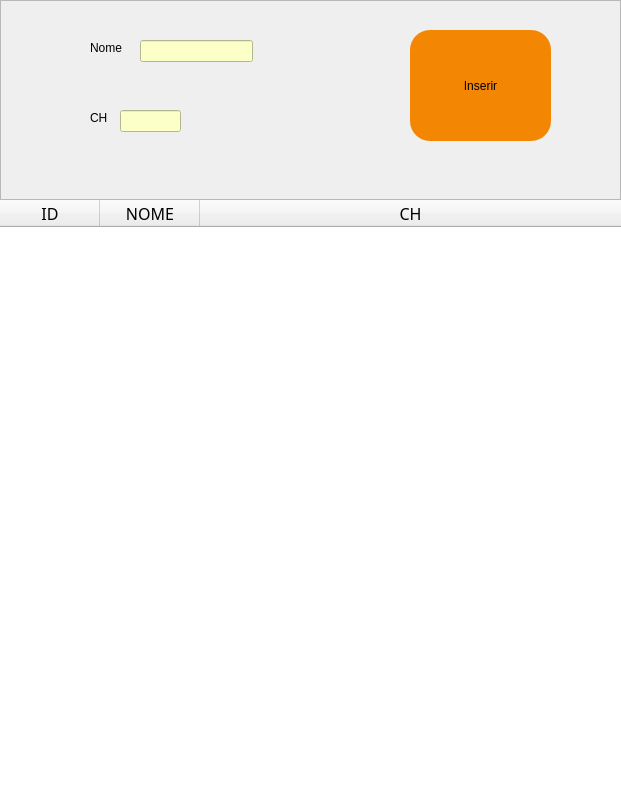
<?xml version="1.0" encoding="UTF-8"?>
<ui version="4.0">
 <class>Curso</class>
 <widget class="QWidget" name="Curso">
  <property name="geometry">
   <rect>
    <x>0</x>
    <y>0</y>
    <width>621</width>
    <height>800</height>
   </rect>
  </property>
  <property name="minimumSize">
   <size>
    <width>600</width>
    <height>800</height>
   </size>
  </property>
  <property name="windowTitle">
   <string>Curso</string>
  </property>
  <property name="accessibleName">
   <string/>
  </property>
  <layout class="QVBoxLayout" name="verticalLayout">
   <property name="spacing">
    <number>0</number>
   </property>
   <property name="leftMargin">
    <number>0</number>
   </property>
   <property name="topMargin">
    <number>0</number>
   </property>
   <property name="rightMargin">
    <number>0</number>
   </property>
   <property name="bottomMargin">
    <number>0</number>
   </property>
   <item>
    <widget class="QFrame" name="frame">
     <property name="minimumSize">
      <size>
       <width>0</width>
       <height>200</height>
      </size>
     </property>
     <property name="maximumSize">
      <size>
       <width>16777215</width>
       <height>200</height>
      </size>
     </property>
     <property name="frameShape">
      <enum>QFrame::Shape::StyledPanel</enum>
     </property>
     <property name="frameShadow">
      <enum>QFrame::Shadow::Raised</enum>
     </property>
     <widget class="QLabel" name="label">
      <property name="geometry">
       <rect>
        <x>90</x>
        <y>40</y>
        <width>49</width>
        <height>16</height>
       </rect>
      </property>
      <property name="text">
       <string>Nome</string>
      </property>
     </widget>
     <widget class="QLabel" name="label_2">
      <property name="geometry">
       <rect>
        <x>90</x>
        <y>110</y>
        <width>49</width>
        <height>16</height>
       </rect>
      </property>
      <property name="text">
       <string>&lt;html&gt;&lt;head/&gt;&lt;body&gt;&lt;p&gt;CH&lt;/p&gt;&lt;/body&gt;&lt;/html&gt;</string>
      </property>
     </widget>
     <widget class="QLineEdit" name="edtNome">
      <property name="geometry">
       <rect>
        <x>140</x>
        <y>40</y>
        <width>113</width>
        <height>22</height>
       </rect>
      </property>
      <property name="styleSheet">
       <string notr="true">background-color: rgb(252, 255, 199);</string>
      </property>
     </widget>
     <widget class="QLineEdit" name="ednCH">
      <property name="geometry">
       <rect>
        <x>120</x>
        <y>110</y>
        <width>61</width>
        <height>22</height>
       </rect>
      </property>
      <property name="styleSheet">
       <string notr="true">background-color: rgb(252, 255, 199);</string>
      </property>
     </widget>
     <widget class="QPushButton" name="pushButton">
      <property name="geometry">
       <rect>
        <x>410</x>
        <y>30</y>
        <width>141</width>
        <height>111</height>
       </rect>
      </property>
      <property name="styleSheet">
       <string notr="true">border-radius:20px;
background-color: rgb(243, 134, 2);</string>
      </property>
      <property name="text">
       <string>Inserir</string>
      </property>
     </widget>
    </widget>
   </item>
   <item>
    <widget class="QTableWidget" name="tableWidget">
     <property name="frameShape">
      <enum>QFrame::Shape::NoFrame</enum>
     </property>
     <property name="frameShadow">
      <enum>QFrame::Shadow::Sunken</enum>
     </property>
     <property name="alternatingRowColors">
      <bool>true</bool>
     </property>
     <property name="gridStyle">
      <enum>Qt::PenStyle::SolidLine</enum>
     </property>
     <attribute name="horizontalHeaderCascadingSectionResizes">
      <bool>false</bool>
     </attribute>
     <attribute name="horizontalHeaderShowSortIndicator" stdset="0">
      <bool>false</bool>
     </attribute>
     <attribute name="horizontalHeaderStretchLastSection">
      <bool>true</bool>
     </attribute>
     <attribute name="verticalHeaderShowSortIndicator" stdset="0">
      <bool>false</bool>
     </attribute>
     <attribute name="verticalHeaderStretchLastSection">
      <bool>false</bool>
     </attribute>
     <column>
      <property name="text">
       <string>ID</string>
      </property>
      <property name="font">
       <font>
        <family>Impact</family>
        <pointsize>12</pointsize>
       </font>
      </property>
     </column>
     <column>
      <property name="text">
       <string>NOME</string>
      </property>
      <property name="font">
       <font>
        <family>Impact</family>
        <pointsize>12</pointsize>
       </font>
      </property>
     </column>
     <column>
      <property name="text">
       <string>CH</string>
      </property>
      <property name="font">
       <font>
        <family>Impact</family>
        <pointsize>12</pointsize>
       </font>
      </property>
     </column>
    </widget>
   </item>
  </layout>
 </widget>
 <resources/>
 <connections/>
</ui>
